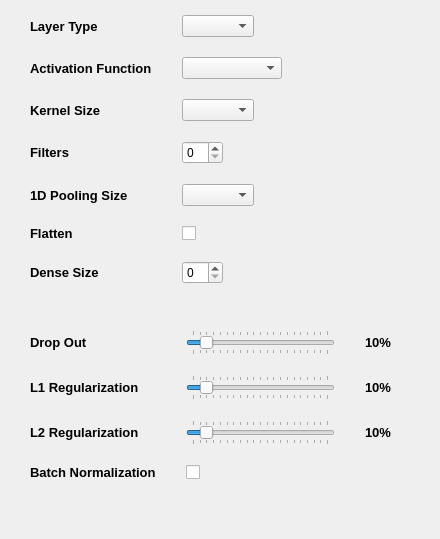
        <widget class="QWidget" name="layer3">
         <attribute name="title">
          <string>Layer 3</string>
         </attribute>
         <widget class="QWidget" name="formLayoutWidget_5">
          <property name="geometry">
           <rect>
            <x>30</x>
            <y>10</y>
            <width>401</width>
            <height>344</height>
           </rect>
          </property>
          <layout class="QFormLayout" name="arch_form_3">
           <property name="horizontalSpacing">
            <number>30</number>
           </property>
           <property name="verticalSpacing">
            <number>20</number>
           </property>
           <property name="leftMargin">
            <number>0</number>
           </property>
           <property name="topMargin">
            <number>5</number>
           </property>
           <property name="rightMargin">
            <number>0</number>
           </property>
           <property name="bottomMargin">
            <number>5</number>
           </property>
           <item row="0" column="0">
            <widget class="QLabel" name="type_label_3">
             <property name="font">
              <font>
               <pointsize>10</pointsize>
               <italic>false</italic>
               <bold>true</bold>
              </font>
             </property>
             <property name="text">
              <string>Layer Type</string>
             </property>
            </widget>
           </item>
           <item row="0" column="1">
            <widget class="QComboBox" name="type_entry_3">
             <property name="sizePolicy">
              <sizepolicy hsizetype="Fixed" vsizetype="Fixed">
               <horstretch>0</horstretch>
               <verstretch>0</verstretch>
              </sizepolicy>
             </property>
            </widget>
           </item>
           <item row="2" column="0">
            <widget class="QLabel" name="kernel_label_3">
             <property name="font">
              <font>
               <pointsize>10</pointsize>
               <italic>false</italic>
               <bold>true</bold>
              </font>
             </property>
             <property name="text">
              <string>Kernel Size</string>
             </property>
            </widget>
           </item>
           <item row="2" column="1">
            <widget class="QComboBox" name="kernel_entry_3">
             <property name="sizePolicy">
              <sizepolicy hsizetype="Fixed" vsizetype="Fixed">
               <horstretch>0</horstretch>
               <verstretch>0</verstretch>
              </sizepolicy>
             </property>
            </widget>
           </item>
           <item row="3" column="0">
            <widget class="QLabel" name="filters_label_3">
             <property name="font">
              <font>
               <pointsize>10</pointsize>
               <italic>false</italic>
               <bold>true</bold>
              </font>
             </property>
             <property name="text">
              <string>Filters</string>
             </property>
            </widget>
           </item>
           <item row="3" column="1">
            <widget class="QSpinBox" name="filters_entry_3">
             <property name="sizePolicy">
              <sizepolicy hsizetype="Fixed" vsizetype="Fixed">
               <horstretch>0</horstretch>
               <verstretch>0</verstretch>
              </sizepolicy>
             </property>
            </widget>
           </item>
           <item row="4" column="0">
            <widget class="QLabel" name="pool_label_3">
             <property name="font">
              <font>
               <pointsize>10</pointsize>
               <italic>false</italic>
               <bold>true</bold>
              </font>
             </property>
             <property name="text">
              <string>1D Pooling Size</string>
             </property>
            </widget>
           </item>
           <item row="4" column="1">
            <widget class="QComboBox" name="pool_entry_3">
             <property name="sizePolicy">
              <sizepolicy hsizetype="Fixed" vsizetype="Fixed">
               <horstretch>0</horstretch>
               <verstretch>0</verstretch>
              </sizepolicy>
             </property>
            </widget>
           </item>
           <item row="6" column="0">
            <widget class="QLabel" name="dense_label_3">
             <property name="enabled">
              <bool>true</bool>
             </property>
             <property name="font">
              <font>
               <pointsize>10</pointsize>
               <italic>false</italic>
               <bold>true</bold>
              </font>
             </property>
             <property name="text">
              <string>Dense Size</string>
             </property>
            </widget>
           </item>
           <item row="6" column="1">
            <widget class="QSpinBox" name="dense_entry_3">
             <property name="sizePolicy">
              <sizepolicy hsizetype="Fixed" vsizetype="Fixed">
               <horstretch>0</horstretch>
               <verstretch>0</verstretch>
              </sizepolicy>
             </property>
            </widget>
           </item>
           <item row="1" column="0">
            <widget class="QLabel" name="activation_label_3">
             <property name="font">
              <font>
               <pointsize>10</pointsize>
               <italic>false</italic>
               <bold>true</bold>
              </font>
             </property>
             <property name="text">
              <string>Activation Function</string>
             </property>
            </widget>
           </item>
           <item row="1" column="1">
            <widget class="QComboBox" name="activation_entry_3">
             <property name="sizePolicy">
              <sizepolicy hsizetype="Fixed" vsizetype="Fixed">
               <horstretch>0</horstretch>
               <verstretch>0</verstretch>
              </sizepolicy>
             </property>
             <property name="minimumSize">
              <size>
               <width>100</width>
               <height>0</height>
              </size>
             </property>
            </widget>
           </item>
           <item row="5" column="1">
            <widget class="QCheckBox" name="flat_box_3">
             <property name="text">
              <string/>
             </property>
            </widget>
           </item>
           <item row="5" column="0">
            <widget class="QLabel" name="flat_label_3">
             <property name="font">
              <font>
               <pointsize>10</pointsize>
               <italic>false</italic>
               <bold>true</bold>
              </font>
             </property>
             <property name="text">
              <string>Flatten</string>
             </property>
            </widget>
           </item>
          </layout>
         </widget>
         <widget class="QWidget" name="formLayoutWidget_14">
          <property name="geometry">
           <rect>
            <x>20</x>
            <y>320</y>
            <width>381</width>
            <height>210</height>
           </rect>
          </property>
          <layout class="QFormLayout" name="reg_form_3">
           <property name="horizontalSpacing">
            <number>30</number>
           </property>
           <property name="verticalSpacing">
            <number>20</number>
           </property>
           <property name="leftMargin">
            <number>10</number>
           </property>
           <property name="topMargin">
            <number>10</number>
           </property>
           <property name="rightMargin">
            <number>10</number>
           </property>
           <property name="bottomMargin">
            <number>10</number>
           </property>
           <item row="0" column="0">
            <widget class="QLabel" name="dropout_label_3">
             <property name="font">
              <font>
               <pointsize>10</pointsize>
               <italic>false</italic>
               <bold>true</bold>
              </font>
             </property>
             <property name="text">
              <string>Drop Out</string>
             </property>
            </widget>
           </item>
           <item row="0" column="1">
            <layout class="QHBoxLayout" name="drop_box_3">
             <property name="spacing">
              <number>30</number>
             </property>
             <item>
              <widget class="QSlider" name="drop_slider_3">
               <property name="maximumSize">
                <size>
                 <width>400</width>
                 <height>26</height>
                </size>
               </property>
               <property name="sizeIncrement">
                <size>
                 <width>0</width>
                 <height>0</height>
                </size>
               </property>
               <property name="font">
                <font>
                 <family>Segoe UI</family>
                 <italic>false</italic>
                 <bold>false</bold>
                </font>
               </property>
               <property name="maximum">
                <number>100</number>
               </property>
               <property name="singleStep">
                <number>5</number>
               </property>
               <property name="pageStep">
                <number>5</number>
               </property>
               <property name="sliderPosition">
                <number>10</number>
               </property>
               <property name="tracking">
                <bool>true</bool>
               </property>
               <property name="orientation">
                <enum>Qt::Horizontal</enum>
               </property>
               <property name="tickPosition">
                <enum>QSlider::TicksBothSides</enum>
               </property>
               <property name="tickInterval">
                <number>5</number>
               </property>
              </widget>
             </item>
             <item>
              <widget class="QLabel" name="drop_perc_3">
               <property name="font">
                <font>
                 <pointsize>10</pointsize>
                 <italic>false</italic>
                 <bold>true</bold>
                </font>
               </property>
               <property name="text">
                <string>10%</string>
               </property>
              </widget>
             </item>
            </layout>
           </item>
           <item row="1" column="0">
            <widget class="QLabel" name="l1_label_3">
             <property name="font">
              <font>
               <pointsize>10</pointsize>
               <italic>false</italic>
               <bold>true</bold>
              </font>
             </property>
             <property name="text">
              <string>L1 Regularization </string>
             </property>
            </widget>
           </item>
           <item row="2" column="0">
            <widget class="QLabel" name="l2_label_3">
             <property name="font">
              <font>
               <pointsize>10</pointsize>
               <italic>false</italic>
               <bold>true</bold>
              </font>
             </property>
             <property name="text">
              <string>L2 Regularization </string>
             </property>
            </widget>
           </item>
           <item row="3" column="0">
            <widget class="QLabel" name="batch_label_3">
             <property name="font">
              <font>
               <pointsize>10</pointsize>
               <italic>false</italic>
               <bold>true</bold>
              </font>
             </property>
             <property name="text">
              <string>Batch Normalization</string>
             </property>
            </widget>
           </item>
           <item row="3" column="1">
            <widget class="QCheckBox" name="batch_entry_3">
             <property name="text">
              <string/>
             </property>
            </widget>
           </item>
           <item row="1" column="1">
            <layout class="QHBoxLayout" name="l1_box_3">
             <property name="spacing">
              <number>30</number>
             </property>
             <item>
              <widget class="QSlider" name="l1_slider_3">
               <property name="maximumSize">
                <size>
                 <width>400</width>
                 <height>26</height>
                </size>
               </property>
               <property name="sizeIncrement">
                <size>
                 <width>0</width>
                 <height>0</height>
                </size>
               </property>
               <property name="font">
                <font>
                 <family>Segoe UI</family>
                 <italic>false</italic>
                 <bold>false</bold>
                </font>
               </property>
               <property name="maximum">
                <number>100</number>
               </property>
               <property name="singleStep">
                <number>5</number>
               </property>
               <property name="pageStep">
                <number>5</number>
               </property>
               <property name="sliderPosition">
                <number>10</number>
               </property>
               <property name="tracking">
                <bool>true</bool>
               </property>
               <property name="orientation">
                <enum>Qt::Horizontal</enum>
               </property>
               <property name="tickPosition">
                <enum>QSlider::TicksBothSides</enum>
               </property>
               <property name="tickInterval">
                <number>5</number>
               </property>
              </widget>
             </item>
             <item>
              <widget class="QLabel" name="l1_perc_3">
               <property name="font">
                <font>
                 <pointsize>10</pointsize>
                 <italic>false</italic>
                 <bold>true</bold>
                </font>
               </property>
               <property name="text">
                <string>10%</string>
               </property>
              </widget>
             </item>
            </layout>
           </item>
           <item row="2" column="1">
            <layout class="QHBoxLayout" name="l2_box_3">
             <property name="spacing">
              <number>30</number>
             </property>
             <item>
              <widget class="QSlider" name="l2_slider_3">
               <property name="maximumSize">
                <size>
                 <width>400</width>
                 <height>26</height>
                </size>
               </property>
               <property name="sizeIncrement">
                <size>
                 <width>0</width>
                 <height>0</height>
                </size>
               </property>
               <property name="font">
                <font>
                 <family>Segoe UI</family>
                 <italic>false</italic>
                 <bold>false</bold>
                </font>
               </property>
               <property name="maximum">
                <number>100</number>
               </property>
               <property name="singleStep">
                <number>5</number>
               </property>
               <property name="pageStep">
                <number>5</number>
               </property>
               <property name="sliderPosition">
                <number>10</number>
               </property>
               <property name="tracking">
                <bool>true</bool>
               </property>
               <property name="orientation">
                <enum>Qt::Horizontal</enum>
               </property>
               <property name="tickPosition">
                <enum>QSlider::TicksBothSides</enum>
               </property>
               <property name="tickInterval">
                <number>5</number>
               </property>
              </widget>
             </item>
             <item>
              <widget class="QLabel" name="l2_perc_3">
               <property name="font">
                <font>
                 <pointsize>10</pointsize>
                 <italic>false</italic>
                 <bold>true</bold>
                </font>
               </property>
               <property name="text">
                <string>10%</string>
               </property>
              </widget>
             </item>
            </layout>
           </item>
          </layout>
         </widget>
        </widget>
